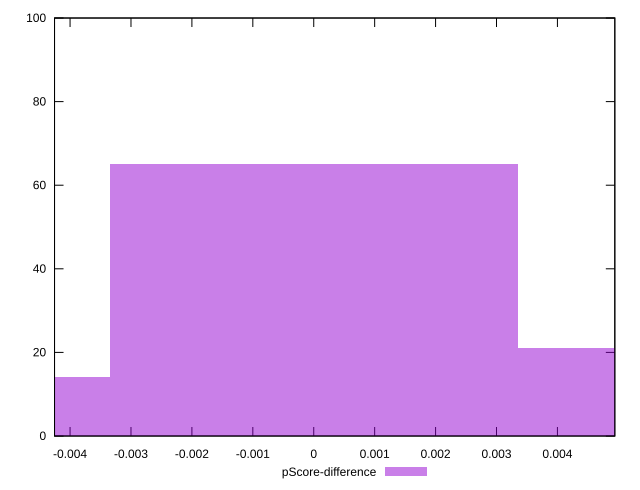

Source code (gnuplot):
reset

$pScoreDifference <<EOF
0.006703273338751611 21
0 65
-0.006703273338751611 14
EOF

set key outside below
set boxwidth 0.006703273338751611
set xrange [-0.00425490840780729:0.004942257760971763]
set yrange [0:100]
set trange [0:100]
set style fill transparent solid 0.5 noborder
set terminal svg size 640, 490 enhanced background rgb 'white'
set output "reports/report_00032_2021-02-25T10-28-15.087Z/max-potential-fid/samples/music/pScore-difference/histogram.svg"

plot $pScoreDifference title "pScore-difference" with boxes

reset
